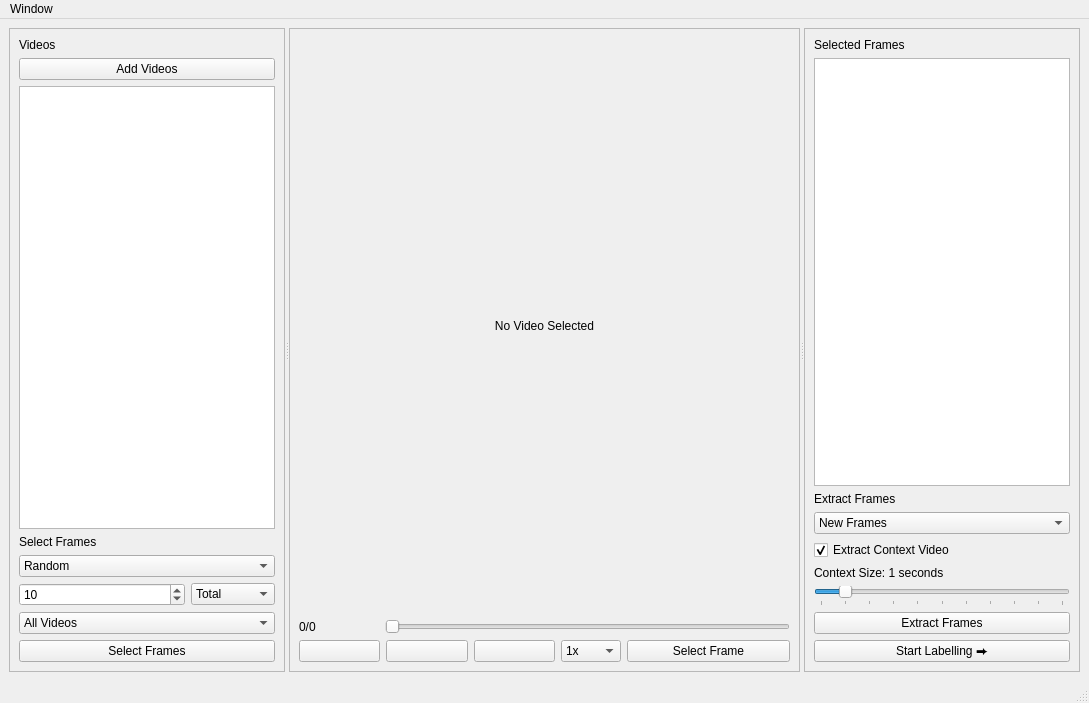
<?xml version="1.0" encoding="UTF-8"?>
<ui version="4.0">
 <class>FrameExtractor</class>
 <widget class="QMainWindow" name="FrameExtractor">
  <property name="geometry">
   <rect>
    <x>0</x>
    <y>0</y>
    <width>1089</width>
    <height>703</height>
   </rect>
  </property>
  <property name="acceptDrops">
   <bool>true</bool>
  </property>
  <property name="windowTitle">
   <string>Junip3R Frame Extractor</string>
  </property>
  <widget class="QWidget" name="centralwidget">
   <layout class="QHBoxLayout" name="horizontalLayout">
    <item>
     <widget class="QSplitter" name="splitter">
      <property name="orientation">
       <enum>Qt::Horizontal</enum>
      </property>
      <property name="childrenCollapsible">
       <bool>false</bool>
      </property>
      <widget class="QFrame" name="frame">
       <property name="minimumSize">
        <size>
         <width>0</width>
         <height>0</height>
        </size>
       </property>
       <property name="frameShape">
        <enum>QFrame::StyledPanel</enum>
       </property>
       <property name="frameShadow">
        <enum>QFrame::Raised</enum>
       </property>
       <layout class="QVBoxLayout" name="verticalLayout_2">
        <item>
         <widget class="QLabel" name="label">
          <property name="text">
           <string>Videos</string>
          </property>
         </widget>
        </item>
        <item>
         <widget class="QPushButton" name="btn_add_videos">
          <property name="text">
           <string>Add Videos</string>
          </property>
         </widget>
        </item>
        <item>
         <widget class="QListView" name="lst_videos">
          <property name="acceptDrops">
           <bool>true</bool>
          </property>
          <property name="dragDropMode">
           <enum>QAbstractItemView::NoDragDrop</enum>
          </property>
          <property name="selectionMode">
           <enum>QAbstractItemView::ExtendedSelection</enum>
          </property>
         </widget>
        </item>
        <item>
         <widget class="QLabel" name="label_4">
          <property name="text">
           <string>Select Frames</string>
          </property>
         </widget>
        </item>
        <item>
         <widget class="QFrame" name="frame_7">
          <property name="frameShape">
           <enum>QFrame::NoFrame</enum>
          </property>
          <property name="frameShadow">
           <enum>QFrame::Raised</enum>
          </property>
          <layout class="QGridLayout" name="gridLayout_4">
           <property name="leftMargin">
            <number>0</number>
           </property>
           <property name="topMargin">
            <number>0</number>
           </property>
           <property name="rightMargin">
            <number>0</number>
           </property>
           <property name="bottomMargin">
            <number>0</number>
           </property>
           <item row="1" column="1">
            <widget class="QComboBox" name="dpd_num_frames_mode">
             <property name="sizePolicy">
              <sizepolicy hsizetype="Maximum" vsizetype="Fixed">
               <horstretch>0</horstretch>
               <verstretch>0</verstretch>
              </sizepolicy>
             </property>
             <item>
              <property name="text">
               <string>Total</string>
              </property>
             </item>
             <item>
              <property name="text">
               <string>Per Video</string>
              </property>
             </item>
            </widget>
           </item>
           <item row="1" column="0">
            <widget class="QSpinBox" name="spb_num_frames">
             <property name="maximum">
              <number>1000</number>
             </property>
             <property name="value">
              <number>10</number>
             </property>
            </widget>
           </item>
           <item row="2" column="0" colspan="2">
            <widget class="QComboBox" name="dpd_target_videos_mode">
             <item>
              <property name="text">
               <string>All Videos</string>
              </property>
             </item>
             <item>
              <property name="text">
               <string>Selected Videos</string>
              </property>
             </item>
             <item>
              <property name="text">
               <string>Current Video</string>
              </property>
             </item>
            </widget>
           </item>
           <item row="3" column="0" colspan="2">
            <widget class="QPushButton" name="btn_select_frames">
             <property name="text">
              <string>Select Frames</string>
             </property>
            </widget>
           </item>
           <item row="0" column="0" colspan="2">
            <widget class="QComboBox" name="dpd_selection_mode">
             <item>
              <property name="text">
               <string>Random</string>
              </property>
             </item>
             <item>
              <property name="text">
               <string>K-Means</string>
              </property>
             </item>
            </widget>
           </item>
          </layout>
         </widget>
        </item>
       </layout>
      </widget>
      <widget class="QFrame" name="frame_2">
       <property name="sizePolicy">
        <sizepolicy hsizetype="Preferred" vsizetype="Preferred">
         <horstretch>1</horstretch>
         <verstretch>0</verstretch>
        </sizepolicy>
       </property>
       <property name="frameShape">
        <enum>QFrame::StyledPanel</enum>
       </property>
       <property name="frameShadow">
        <enum>QFrame::Raised</enum>
       </property>
       <layout class="QVBoxLayout" name="verticalLayout_3">
        <item>
         <widget class="QLabel" name="lbl_video">
          <property name="minimumSize">
           <size>
            <width>300</width>
            <height>200</height>
           </size>
          </property>
          <property name="text">
           <string>No Video Selected</string>
          </property>
          <property name="alignment">
           <set>Qt::AlignCenter</set>
          </property>
         </widget>
        </item>
        <item>
         <widget class="QFrame" name="frame_4">
          <property name="sizePolicy">
           <sizepolicy hsizetype="Preferred" vsizetype="Maximum">
            <horstretch>0</horstretch>
            <verstretch>0</verstretch>
           </sizepolicy>
          </property>
          <property name="frameShape">
           <enum>QFrame::NoFrame</enum>
          </property>
          <property name="frameShadow">
           <enum>QFrame::Raised</enum>
          </property>
          <layout class="QVBoxLayout" name="verticalLayout_4">
           <property name="leftMargin">
            <number>0</number>
           </property>
           <property name="topMargin">
            <number>0</number>
           </property>
           <property name="rightMargin">
            <number>0</number>
           </property>
           <property name="bottomMargin">
            <number>0</number>
           </property>
           <item>
            <widget class="QFrame" name="frame_5">
             <property name="frameShape">
              <enum>QFrame::NoFrame</enum>
             </property>
             <property name="frameShadow">
              <enum>QFrame::Raised</enum>
             </property>
             <layout class="QHBoxLayout" name="horizontalLayout_3">
              <property name="leftMargin">
               <number>0</number>
              </property>
              <property name="topMargin">
               <number>0</number>
              </property>
              <property name="rightMargin">
               <number>0</number>
              </property>
              <property name="bottomMargin">
               <number>0</number>
              </property>
              <item>
               <widget class="QLabel" name="lbl_frame_number">
                <property name="sizePolicy">
                 <sizepolicy hsizetype="Fixed" vsizetype="Preferred">
                  <horstretch>0</horstretch>
                  <verstretch>0</verstretch>
                 </sizepolicy>
                </property>
                <property name="minimumSize">
                 <size>
                  <width>80</width>
                  <height>0</height>
                 </size>
                </property>
                <property name="text">
                 <string>0/0</string>
                </property>
               </widget>
              </item>
              <item>
               <widget class="QSlider" name="sld_seek">
                <property name="orientation">
                 <enum>Qt::Horizontal</enum>
                </property>
               </widget>
              </item>
             </layout>
            </widget>
           </item>
           <item>
            <widget class="QFrame" name="frame_6">
             <property name="frameShape">
              <enum>QFrame::NoFrame</enum>
             </property>
             <property name="frameShadow">
              <enum>QFrame::Raised</enum>
             </property>
             <layout class="QHBoxLayout" name="horizontalLayout_2">
              <property name="spacing">
               <number>6</number>
              </property>
              <property name="leftMargin">
               <number>0</number>
              </property>
              <property name="topMargin">
               <number>0</number>
              </property>
              <property name="rightMargin">
               <number>0</number>
              </property>
              <property name="bottomMargin">
               <number>0</number>
              </property>
              <item>
               <widget class="QPushButton" name="btn_frame_backward">
                <property name="sizePolicy">
                 <sizepolicy hsizetype="Minimum" vsizetype="Fixed">
                  <horstretch>1</horstretch>
                  <verstretch>0</verstretch>
                 </sizepolicy>
                </property>
                <property name="text">
                 <string/>
                </property>
                <property name="shortcut">
                 <string>Left</string>
                </property>
               </widget>
              </item>
              <item>
               <widget class="QPushButton" name="btn_play">
                <property name="sizePolicy">
                 <sizepolicy hsizetype="Minimum" vsizetype="Fixed">
                  <horstretch>1</horstretch>
                  <verstretch>0</verstretch>
                 </sizepolicy>
                </property>
                <property name="text">
                 <string/>
                </property>
                <property name="shortcut">
                 <string>Space</string>
                </property>
               </widget>
              </item>
              <item>
               <widget class="QPushButton" name="btn_frame_forward">
                <property name="sizePolicy">
                 <sizepolicy hsizetype="Minimum" vsizetype="Fixed">
                  <horstretch>1</horstretch>
                  <verstretch>0</verstretch>
                 </sizepolicy>
                </property>
                <property name="text">
                 <string/>
                </property>
                <property name="shortcut">
                 <string>Right</string>
                </property>
               </widget>
              </item>
              <item>
               <widget class="QComboBox" name="dpd_playback_speed">
                <property name="currentText">
                 <string>1x</string>
                </property>
                <property name="currentIndex">
                 <number>2</number>
                </property>
                <item>
                 <property name="text">
                  <string>0.25x</string>
                 </property>
                </item>
                <item>
                 <property name="text">
                  <string>0.5x</string>
                 </property>
                </item>
                <item>
                 <property name="text">
                  <string>1x</string>
                 </property>
                </item>
                <item>
                 <property name="text">
                  <string>1.5x</string>
                 </property>
                </item>
                <item>
                 <property name="text">
                  <string>2x</string>
                 </property>
                </item>
                <item>
                 <property name="text">
                  <string>3x</string>
                 </property>
                </item>
                <item>
                 <property name="text">
                  <string>4x</string>
                 </property>
                </item>
               </widget>
              </item>
              <item>
               <widget class="QPushButton" name="btn_select_frame">
                <property name="sizePolicy">
                 <sizepolicy hsizetype="Minimum" vsizetype="Fixed">
                  <horstretch>2</horstretch>
                  <verstretch>0</verstretch>
                 </sizepolicy>
                </property>
                <property name="text">
                 <string>Select Frame</string>
                </property>
                <property name="shortcut">
                 <string>Return</string>
                </property>
               </widget>
              </item>
             </layout>
            </widget>
           </item>
          </layout>
         </widget>
        </item>
       </layout>
      </widget>
      <widget class="QFrame" name="frame_3">
       <property name="minimumSize">
        <size>
         <width>0</width>
         <height>0</height>
        </size>
       </property>
       <property name="frameShape">
        <enum>QFrame::StyledPanel</enum>
       </property>
       <property name="frameShadow">
        <enum>QFrame::Raised</enum>
       </property>
       <layout class="QVBoxLayout" name="verticalLayout">
        <property name="sizeConstraint">
         <enum>QLayout::SetDefaultConstraint</enum>
        </property>
        <item>
         <widget class="QLabel" name="label_2">
          <property name="text">
           <string>Selected Frames</string>
          </property>
         </widget>
        </item>
        <item>
         <widget class="QListView" name="lst_frames"/>
        </item>
        <item>
         <widget class="QLabel" name="label_3">
          <property name="text">
           <string>Extract Frames</string>
          </property>
         </widget>
        </item>
        <item>
         <widget class="QComboBox" name="dpd_target_frames_mode">
          <item>
           <property name="text">
            <string>New Frames</string>
           </property>
          </item>
          <item>
           <property name="text">
            <string>All Frames</string>
           </property>
          </item>
          <item>
           <property name="text">
            <string>Selected Frames</string>
           </property>
          </item>
         </widget>
        </item>
        <item>
         <widget class="QCheckBox" name="chb_include_context">
          <property name="sizePolicy">
           <sizepolicy hsizetype="Fixed" vsizetype="Fixed">
            <horstretch>0</horstretch>
            <verstretch>0</verstretch>
           </sizepolicy>
          </property>
          <property name="text">
           <string>Extract Context Video</string>
          </property>
          <property name="checked">
           <bool>true</bool>
          </property>
         </widget>
        </item>
        <item>
         <widget class="QFrame" name="frm_context_size">
          <property name="frameShape">
           <enum>QFrame::NoFrame</enum>
          </property>
          <property name="frameShadow">
           <enum>QFrame::Raised</enum>
          </property>
          <layout class="QGridLayout" name="gridLayout_2">
           <property name="leftMargin">
            <number>0</number>
           </property>
           <property name="topMargin">
            <number>0</number>
           </property>
           <property name="rightMargin">
            <number>0</number>
           </property>
           <property name="bottomMargin">
            <number>0</number>
           </property>
           <item row="1" column="0" colspan="3">
            <widget class="QLabel" name="lbl_context_size">
             <property name="sizePolicy">
              <sizepolicy hsizetype="Maximum" vsizetype="Preferred">
               <horstretch>0</horstretch>
               <verstretch>0</verstretch>
              </sizepolicy>
             </property>
             <property name="text">
              <string>Context Size: 1 seconds</string>
             </property>
            </widget>
           </item>
           <item row="3" column="0" colspan="3">
            <widget class="QSlider" name="sld_context_size">
             <property name="maximum">
              <number>10</number>
             </property>
             <property name="value">
              <number>1</number>
             </property>
             <property name="orientation">
              <enum>Qt::Horizontal</enum>
             </property>
             <property name="tickPosition">
              <enum>QSlider::TicksBelow</enum>
             </property>
             <property name="tickInterval">
              <number>1</number>
             </property>
            </widget>
           </item>
          </layout>
         </widget>
        </item>
        <item>
         <widget class="QPushButton" name="btn_extract_frames">
          <property name="text">
           <string>Extract Frames</string>
          </property>
         </widget>
        </item>
        <item>
         <widget class="QPushButton" name="btn_open_labeller">
          <property name="text">
           <string>Start Labelling ⮕</string>
          </property>
         </widget>
        </item>
       </layout>
      </widget>
     </widget>
    </item>
   </layout>
  </widget>
  <widget class="QMenuBar" name="menubar">
   <property name="geometry">
    <rect>
     <x>0</x>
     <y>0</y>
     <width>1089</width>
     <height>22</height>
    </rect>
   </property>
   <widget class="QMenu" name="menuWindow">
    <property name="title">
     <string>Window</string>
    </property>
    <addaction name="action_open_labeller"/>
   </widget>
   <addaction name="menuWindow"/>
  </widget>
  <widget class="QStatusBar" name="statusbar"/>
  <action name="action_open_labeller">
   <property name="text">
    <string>Start Labelling</string>
   </property>
  </action>
 </widget>
 <resources/>
 <connections/>
</ui>
